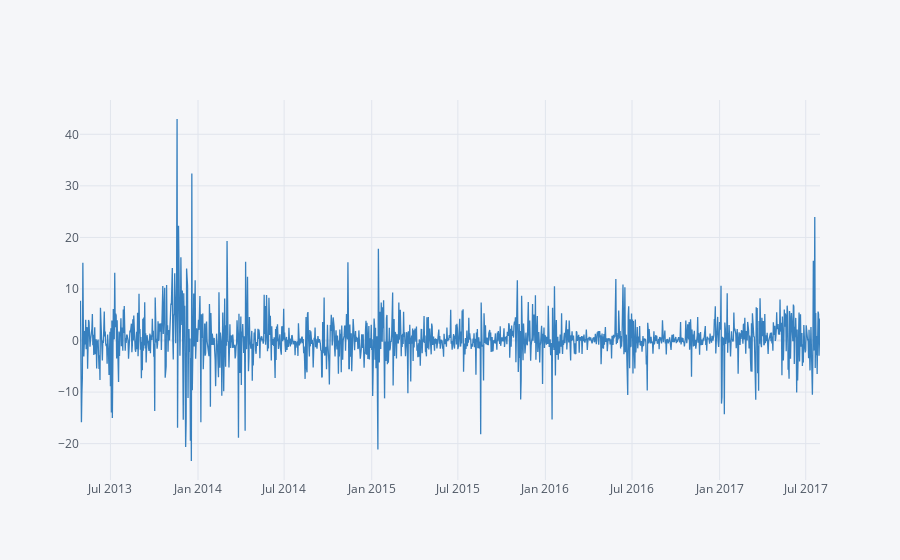

Notebook code cell kept with this figure:
### Code cell
data['Close_Prize_pct_change'].iplot(colors='Blue')

### Figure 1 — Plotly figure (JSON) as saved in the notebook; plotly's stock layout.template omitted (floating-point values rounded to 4 significant figures; data arrays with more than 128 entries replaced by an {"elided": "..."} marker saying what was removed)
{"data": [{"line": {"color": "rgba(55, 128, 191, 1.0)", "dash": "solid", "shape": "linear", "width": 1.3}, "mode": "lines", "name": "Close_Prize_pct_change", "text": "", "type": "scatter", "x": {"elided": "1556 str values"}, "y": {"elided": "1556 mixed values"}}], "layout": {"autosize": true, "legend": {"bgcolor": "#F5F6F9", "font": {"color": "#4D5663"}}, "paper_bgcolor": "#F5F6F9", "plot_bgcolor": "#F5F6F9", "title": {"font": {"color": "#4D5663"}}, "xaxis": {"autorange": true, "gridcolor": "#E1E5ED", "range": ["2013-04-28", "2017-07-31"], "showgrid": true, "tickfont": {"color": "#4D5663"}, "title": {"font": {"color": "#4D5663"}, "text": ""}, "type": "date", "zerolinecolor": "#E1E5ED"}, "yaxis": {"autorange": true, "gridcolor": "#E1E5ED", "range": [-27.06, 46.65], "showgrid": true, "tickfont": {"color": "#4D5663"}, "title": {"font": {"color": "#4D5663"}, "text": ""}, "type": "linear", "zerolinecolor": "#E1E5ED"}}}
